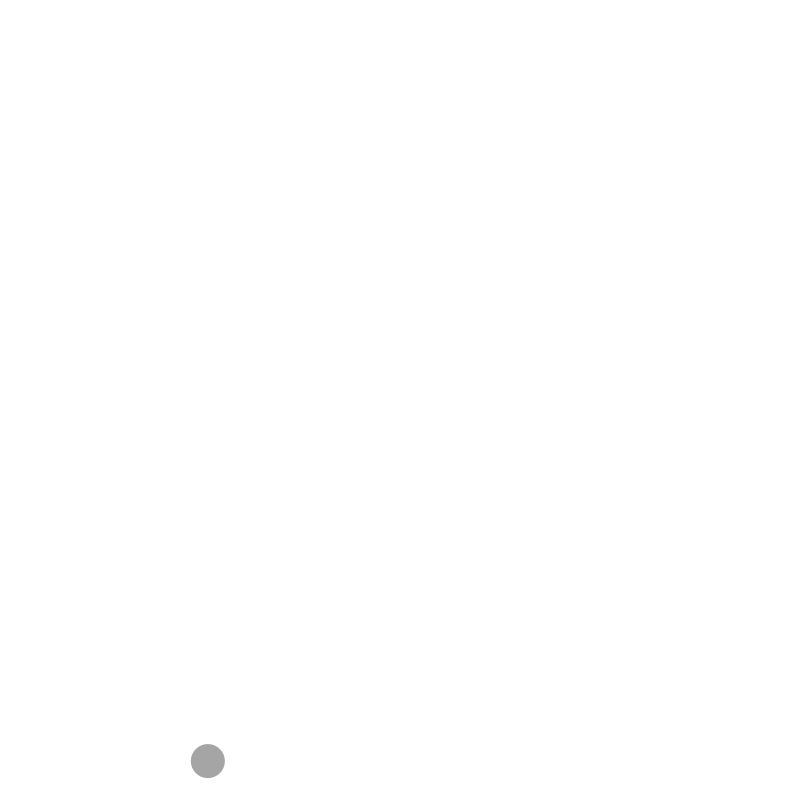
Frame 1 (no input)
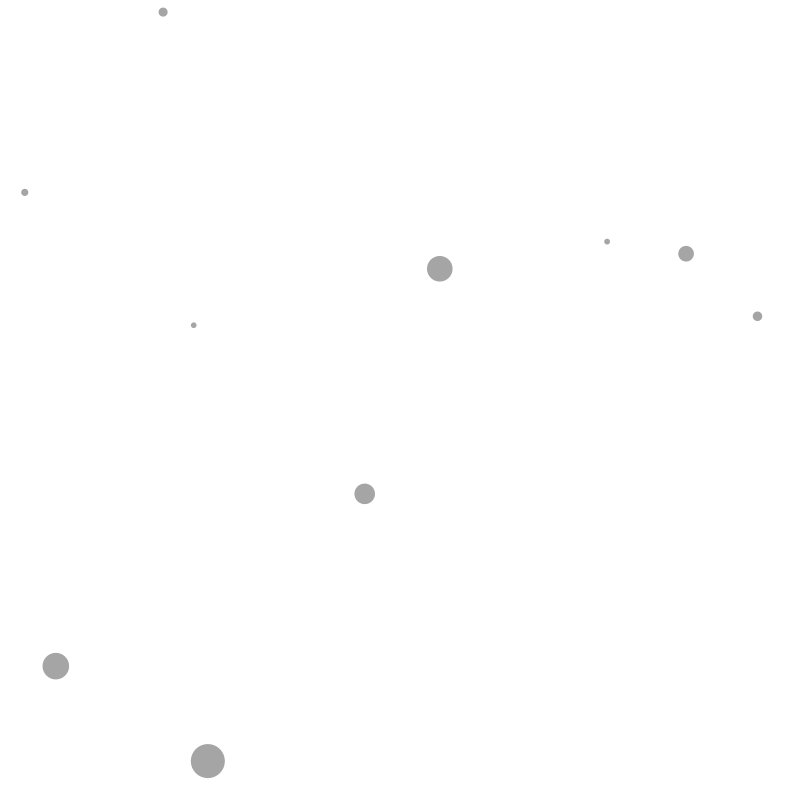
Frame 60 (the mouse pressed at the canvas centre just before this capture)
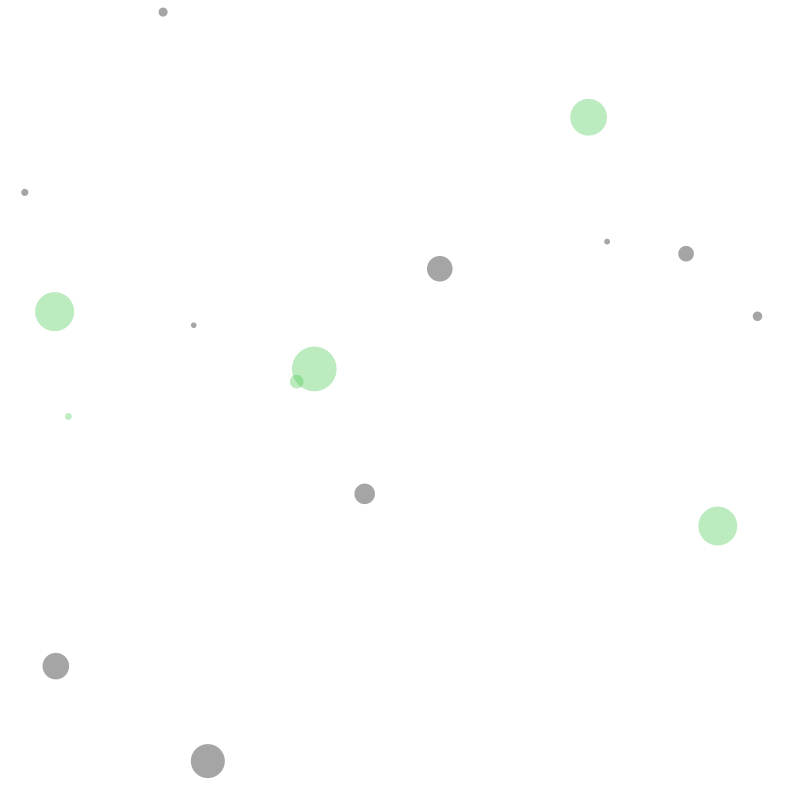
Frame 120 (the mouse held since frame 60 and released just before this capture)

The Processing sketch that drew these frames (run headless with seeded random() and noise(); from frame 60 on, the mouse is pressed at the canvas centre):

// Processing sketch: ejercicio_jose_4
// ── ejercicio_jose_4.pde
int largo_max;
float largo_dibujado;

void setup() {
  size(800, 800);
  fill(0,90);
  noStroke();
  largo_max = 500;
  largo_dibujado = 0;
  background(255);
  
}


void draw() {
  if (largo_dibujado < largo_max) {
    float diam = random(5, 50);
    ellipse(random(width), random(height), diam, diam);
    largo_dibujado += PI * diam;
  }
}


void mousePressed(){
  largo_dibujado = 0;
  fill(random(255), random(255), random(255), 90);

}
